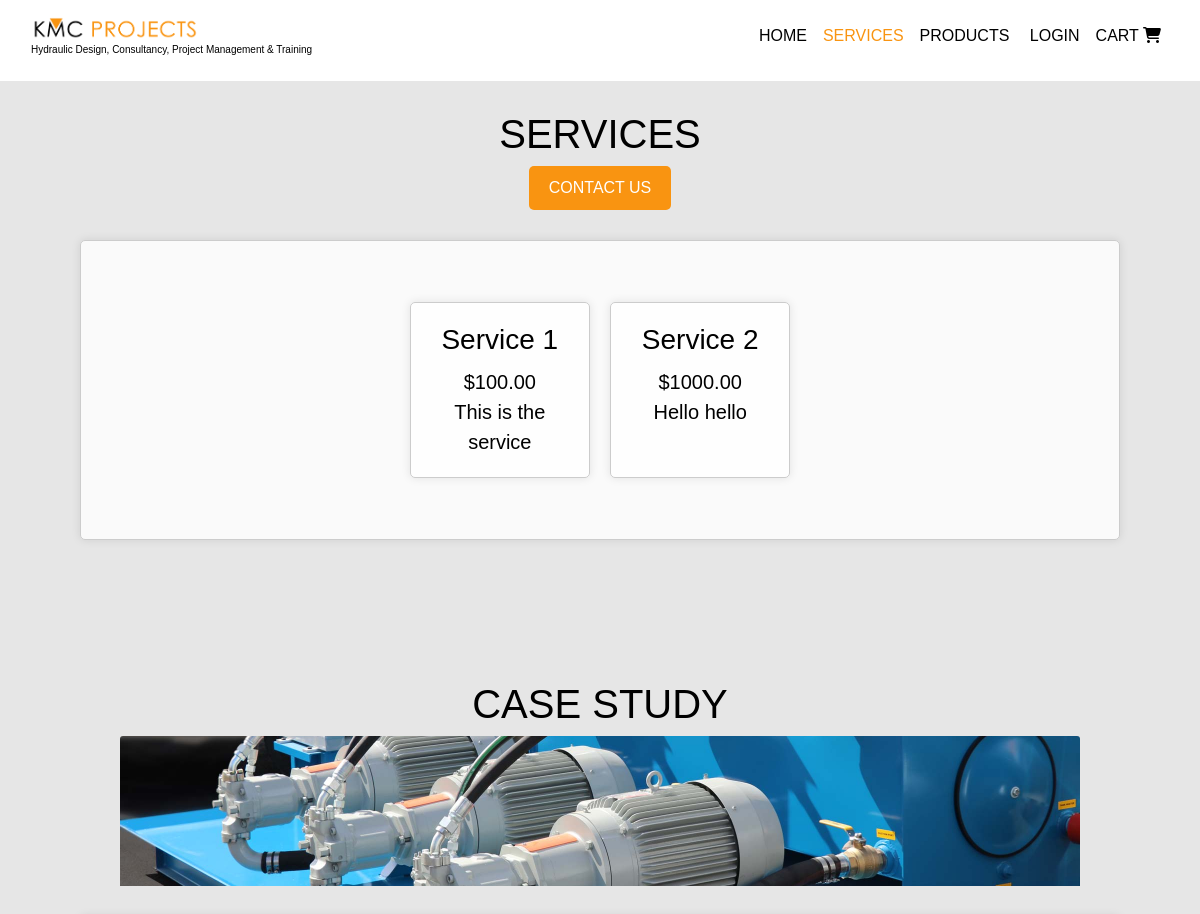
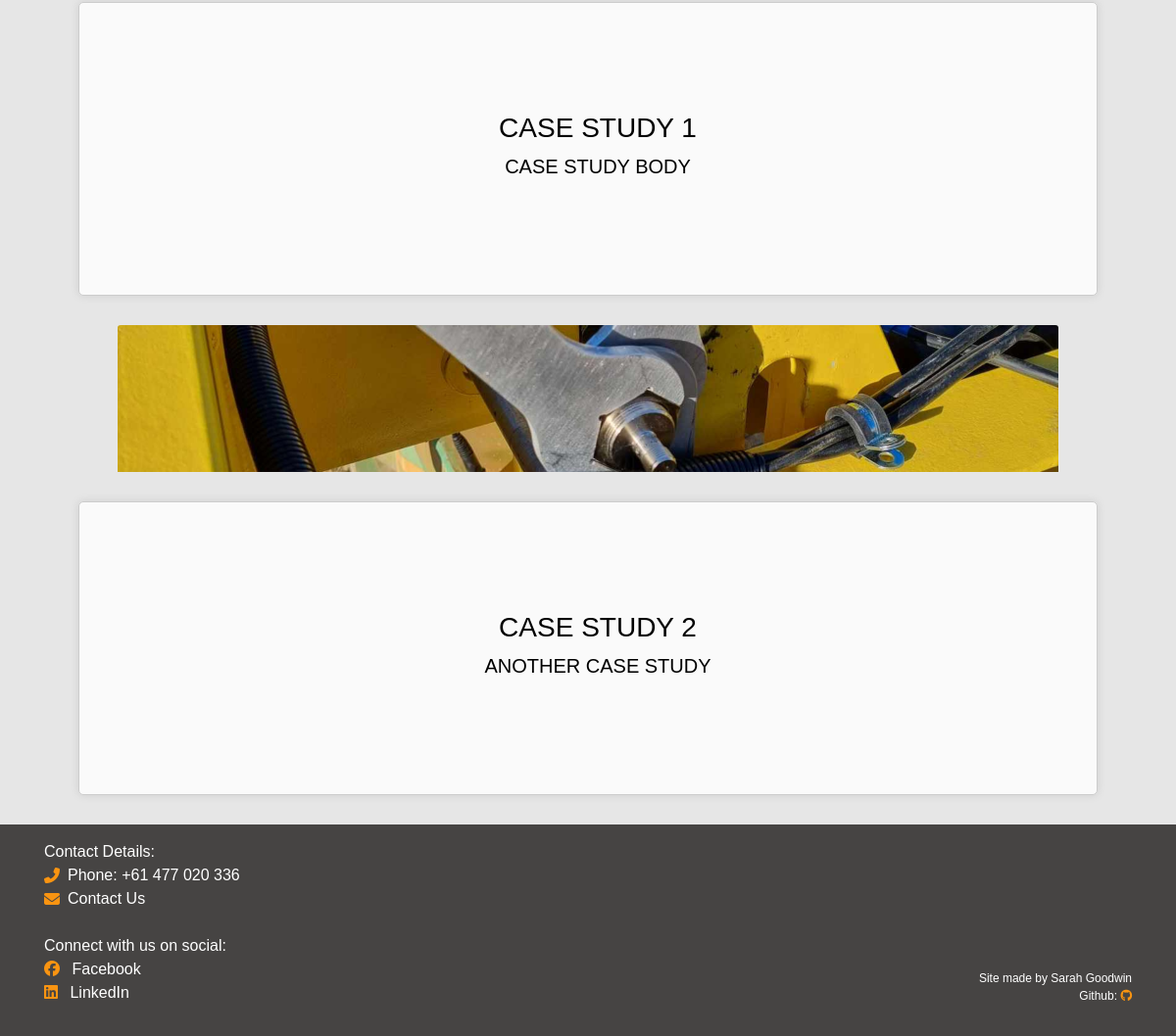
Page /services/ on the committed database (2 pictures, top to bottom).
### services/models.py (models this page shows, shortened)
class Services(models.Model):
    name = models.CharField(max_length=100)
    sku = models.CharField(max_length=254, null=True, blank=True, unique=True)
    description = models.TextField(max_length=250)
    price = models.DecimalField(max_digits=6, decimal_places=2)
    created_on = models.DateTimeField(auto_now_add=True)
    updated_on = models.BooleanField(default=False)

class CaseStudy(models.Model):
    title = models.CharField(max_length=100)
    sku = models.CharField(max_length=254, null=True, unique=True)
    body = models.TextField()
    image = models.ImageField(null=True, blank=True)
    created_on = models.DateTimeField(auto_now_add=True)
    updated_on = models.BooleanField(default=False)

### services/views.py (the view)
# urls.py: path('', views.ServiceList, name='services'),
def ServiceList(request):
    services = Services.objects.all()
    casestudies = CaseStudy.objects.all()
    return render(request, 'services/services.html', {'services': services, 'casestudies': casestudies})

### services/templates/services/services.html (shortened to what this page needs)
{% extends "base.html" %}
{% load static %}
{% block content %}
<div class="content-wrapper">
    <h1 class="site-headings">Services</h1>
    <a href="{% url 'contact' %}" class="contact-button">Contact Us</a>
    <div class="services-box">
        <div class="service-text">
            {% for service in services %}
                <div class="services-inner-box">
                    <div class="services-list">
                        <div class="services-details">
                            <h3 class="product-name">{{ service.name }}</h3>
                            <p class="lead mb-0">${{ service.price }}</p>
                            <p class="lead mb-0">{{ service.description }}</p>
                        </div>
                    </div>
                </div>
            {% endfor %}
        </div>
    </div>
<div class="content-wrapper">
    <h1 class="site-headings">Case Study</h1>
    {% for casestudy in casestudies %}
    {% if casestudy.image %}
    <a href="">
        <img class="card-img-top img-fluid casestudy-img" src="{{ casestudy.image.url }}" alt="{{ casestudy.title }}">
    </a>
    {% else %}
    <a href="">
        <img class="card-img-top img-fluid" src="" alt="{{ casestudy.title }}">
    </a>
    {% endif %}
    <div class="homepage-box">
            <h1 class="homepage-text">
                    <div class="items-list">
                        <div class="item-details">
                            <h3 class="product-name">{{ casestudy.title }}</h3>
                            <p class="lead mb-0">{{ casestudy.body }}</p>
                        </div>
                    </div>
                </div>
            </div>
    {% endfor %}
{% endblock %}

### static/css/base.css (style rules this page uses)
body { font-family: 'proxima-nova', sans-serif; font-style: normal; font-weight: 100; color: black; background-color: #e6e6e6; }
h1, h2 { text-transform: uppercase; }
.site-headings { margin-top: 10px; }
.content-wrapper { padding-top: 100px; text-align: center; }
.contact-button { display: inline-block; padding: 10px 20px; background-color: #f99411; color: #fff; text-decoration: none; border-radius: 5px; text-transform: uppercase; }
.homepage-box { display: flex; flex-wrap: wrap; align-items: center; justify-content: center; text-align: center; margin: 30px 80px; background-color: rgba(255, 255, 255, 0.8); border: 1px solid #ccc; padding: 20px; border-radius: 5px; box-shadow: 0 0 10px rgba(0, 0, 0, 0.1); height: 300px; overflow: auto; }
.homepage-text { font-size: 15px; color: black; }
.services-inner-box { background-color: rgba(255, 255, 255, 0.8); border: 1px solid #ccc; padding: 20px; border-radius: 5px; box-shadow: 0 0 10px rgba(0, 0, 0, 0.1); margin: 10px; width: 50%; }
.services-box { display: flex; flex-wrap: wrap; align-items: center; justify-content: center; text-align: center; margin: 30px 80px; background-color: rgba(255, 255, 255, 0.8); border: 1px solid #ccc; padding: 20px; border-radius: 5px; box-shadow: 0 0 10px rgba(0, 0, 0, 0.1); height: 300px; }
.service-text { display: flex; }
.casestudy-img { max-width: 80%; max-height: 150px; }
.item-details { margin-left: 20px; }
.product-name { margin-bottom: 10px; }

### rows in the picture
Services: name "Service 1", price "100.00", description "This is the service"
Services: name "Service 2", price "1000.00", description "Hello hello"
CaseStudy: image (picture), title "CASE STUDY 1", body "CASE STUDY BODY"
CaseStudy: image (picture), title "CASE STUDY 2", body "ANOTHER CASE STUDY"
